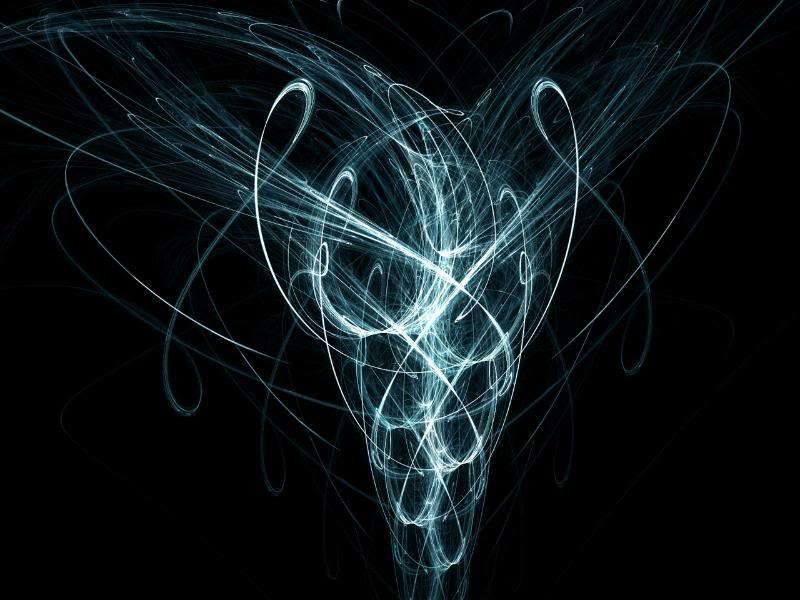
#> input picture ImageStuff/imagelib/aether.jpg, 800 x 600 px, given in place of charge.jpg, which was not available
$ python imagegen.py
#> lines starting #> are read from the running program, lines starting #| are printed output that depends on the picture; pictures that were not available may be replaced by others from this repository, and a replacement may not be noted
"""
This code starts creating the images for the cards.

Step 1. create edit an image based on a word.

idea: blend the images,
turn them into lists of tupples,
 loop through tuples replace them with 255,255,255 if origional image is that
 turn list of tuples back into an image.
make image into 16:9 ratio
9l/16 = x
 """
import random
import math
import colorsys
from PIL import Image


dict_special_children = {"frozen": "whole Image", "hellhound":"needs to be added onto top and right","titan":"needs to have black background replaced","black": "needs to have a stronger blend", "demon":"needs to be cropped from bottom and right", "siren": "needs to be cropped only from bottom"}
b = "both"
x = "x"
y = "y"

dict_paded = {"spell1":(1,x),"spell2":(1,x),"spell3":(1,x),"spell4":(1,x),"spell5":(1,x),"spell6":(1,x),"spell7":(1,x),"spell8":(1,x),"spell9":(1,x),
              "spell10":(1,x),"spell11":(1,x),"spell12":(1,x),"spell13":(1,x),
              "angel":(0,b), "bear":(0,b), "cat":(0,b),"giant":(0,x), "griffin":(0,b), "person": (0,x), "golem":(0,x),
              "shaman":(0,x),"prophet":(0,x),"succubis":(0,x), "basilisk":(0,x), "satyr":(0,x),"minotaur":(0,x), "fish": (0,y),
              "wolf":(0,x), "ooze":(0,x),"goblin":(0,x),"ape":(0,x),"roc":(0,x), "beast":(0,x),"colossus":(0,x),"dwarf":(0,x),"sphinx":(0,x),
              "ravager":(0,x),"rogue":(0,x),"knight":(0,x),"tiger":(0,x),"unicorn":(0,x),
              "king":(0,x),"gremlin":(0,x),"orc":(0,x),"fungus":(0,x),"god":(0,x),"leviathan":(0,x),
              "cleric":(0,x),"sprite":(0,x), "vagabond":(0,x), "reaper":(0,x),"eagle":(0,y),"sheild":(0,x), "fairy":(0,x),"elemental":(0,x)}

#1 = black
#0 = white
blend_back = ["griffin","shaman","prophet","basilisk","satyr", "minotaur",
              "fish", "ooze","protector","ape","beast","colossus","dwarf","sphinx",
              "ravager","rogue","king","god","cleric","sprite","vagabond","demon","acid","angel","giant",'spell1','spell2',"spell3","spell4","spell5","spell6","spell7","spell8","spell9","spell10","spell11","spell12","spell13"]

problem_children = []

blend_whole = ["frozen"]

noun_list= ["sofa","cat","mage","horror","bear","warrior", "soldier","shade",
            "angel","demon","elf","elemental","phoenix","hero","wizard",
            "dragon","fairy","hellkite","horse","leech","troll","giant","griffen",
            "person","golem","shaman","prophet", "siren",
            "succubis", "hydra","basilisk", "satyr", "minotaur", "fish","gargoyle", "wolf", "ooze", "protector",
            "goblin", "destroyer","ape","roc","beast","colossus", "titan","dwarf","sphinx",
            "ravager","hellhound", "rogue","knight","tiger","unicorn","eater","king","gremlin"
            ,"orc","fungus","god","leviathan","cleric","vagabond","reaper","eagle","sprite"
            ]

name_list = ["fire", "slash", "ice", "sword", "destruction",
             "absolute", "death", "black", "abyssal", "growth", "charm",
             "cloud", "rain", "flame", "flare", "horror",
             "aegis", "honor", "mystic", "barrier", "burst", "aether",
             "meltdown", "rift", "shockwave", "lightning", "thunder",
             "hell", "storm", "ancient", "agility", "warp",
             "nature", "damaged", "wrath", "sun",
             "shadow", "light", "dark", "destiny", "ruin", "soul",
             "broke", "frozen", "earth","smite","edge","shield", "acid", "charge","shock", "tide","renegade","aim",
             "vengeance", "sudden", "frozen", "absolute","acid","charge","destiny", "frozen",
             "honor", "mystic", "slash", "wrath"]

special_adj = [ "scornful", "vengeful", "colossal",  "minor", "major","virtuous",  "earth","forgotten","frozen","fungal","black","ancient","ice","fire","crafty","white","unholy","dark","deadly","wandering","red","flushed","brutal",]

overlay = ["unholy","deadly","wandering","virtuous","vengeful"]
#wadering has a watermark so be careful


name_blend_ratios_special= {"aegis": 0.25,"black":0.75}
special = ["siren","hellhound"]

# [81 lines left out: function fix_image, not called in this run]
spells = ['spell1','spell2',"spell3","spell4","spell5","spell6","spell7","spell8","spell9","spell11","spell12","spell13"]


def genimage_dudes(adj, adj2= 'NONE', noun= "sofa",adj_s = 'NONE'):
    """adj are the adjictives from noun_name in randGen
    adj_s are the adjictives in ajictive list"""
#> called with adj = 'charge', adj2 = 'aim', noun = 'warrior', adj_s = 'NONE'
    nounnam = noun
    if nounnam in spells:
        nounnam = 'spell'
    adj1nam = adj
    if adj == "NONE":
        adj = noun
    if noun == "NONE":
        noun = random.choice(noun_list)
        if adj== "NONE":
            adj = random.choice(name_list)
    blendy = (0.5,0.5)
    noun_name  ="ImageStuff/imagelib/"+ noun.lower() + ".jpg"
    adj_name ="ImageStuff/imagelib/"+adj.lower() + ".jpg"
    adj1_i =  Image.open(adj_name)
#> adj1_i is the input picture: PIL image 800x600 RGB; mean R, G, B 13.4, 21.8, 24.3
    noun_image = Image.open(noun_name)
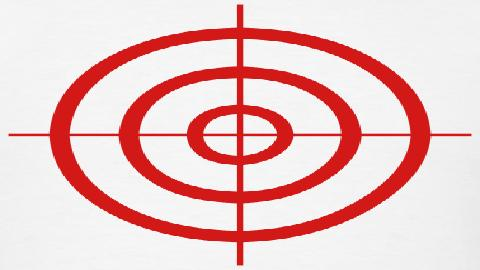
#> input picture ImageStuff/imagelib/aim.jpg, 480 x 270 px, given in place of warrior.jpg, which was not available
#> noun_image is the input picture: PIL image 480x270 RGB; mean R, G, B 235.9, 200.4, 200.2
    nam3 = ""
    if noun_image.size != (480,270):
        noun_image = fix_image(noun_name,noun)
    if adj1_i.size != (480,270):
        adj1_i = adj1_i.resize((480,270))
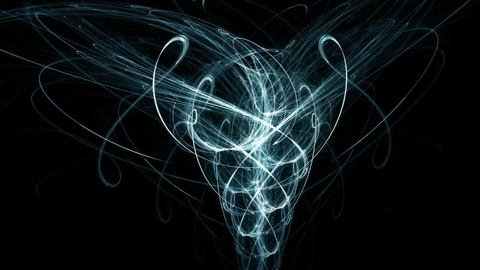
#> adj1_i: PIL image 480x270 RGB; mean R, G, B 13.5, 21.8, 24.3
        adj1_i.save(adj_name)
    if adj2 != 'NONE':
        adj2_name ="ImageStuff/imagelib/"+adj2 + ".jpg"
        adj2_i= Image.open(adj2_name)
        if adj2_i.size != (480,270):
            adj2_i = adj2_i.resize((480,270))
            adj2_i.save(adj2_name)
        effect_image =  Image.blend(adj1_i,adj2_i, blendy[0])
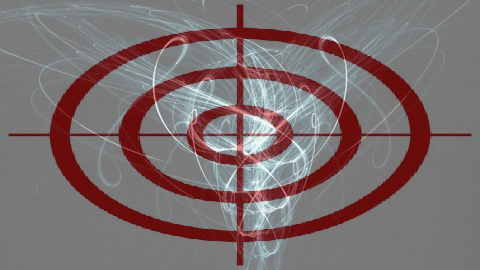
#> effect_image: PIL image 480x270 RGB; mean R, G, B 124.5, 110.9, 112
        nam2 = adj2
        blendy = (blendy[0],0.6)
    else:
        effect_image = adj1_i
        nam2 = ""
    if noun.lower() in blend_back or noun.lower() == "acid":
        blendy = (blendy[0],0.99)
    if noun.lower() in spells:
        blendy = (blendy[0], 0.5)
    noun_image = noun_image.convert('RGB')
    effect_image = effect_image.convert('RGB')
    final =Image.blend(noun_image,effect_image,blendy[1])
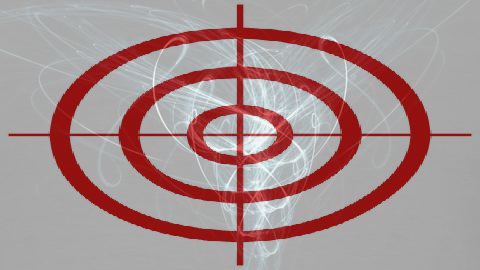
#> final: PIL image 480x270 RGB; mean R, G, B 168.6, 146.3, 146.9
    pix = final.load()
    size = (480,270)
    almost_white = 220
    almost_black = 30
    if noun.lower() == 'angel'or noun.lower()=='beast' or noun.lower() == "god" or noun.lower() == "prophet":
        almost_white = 230
    super_white = ["sofa", "cleric","sphinx"]
    if noun.lower() == "sofa" or noun.lower()=="cleric" or noun.lower == "sphinx":
        almost_white = 250
    if noun.lower() in blend_back:
        if nounnam == "spell":
            for i in range(size[0]):
                for j in range(size[1]):
                    origional = noun_image.getpixel((i,j))
                    average =  (origional[0]+origional[1]+ origional[2])/3
                    if average > almost_white:
                        pix[i,j]= (origional)
        else:
            for i in range(size[0]):
                for j in range(size[1]):
                    origional = noun_image.getpixel((i,j))
                    average =  (origional[0]+origional[1]+ origional[2])/3
                    if average < almost_white:
                        pix[i,j]= (origional)
    elif noun.lower() == "titan" :
        for i in range(size[0]):
            for j in range(size[1]):
                origional = noun_image.getpixel((i,j))
                if origional == (0,0,0):
                    pix[i,j]= (0,0,0)
    elif  noun.lower() not in blend_back and not noun.lower()=="titan":
        for i in range(size[0]):
            for j in range(size[1]):
                origional = noun_image.getpixel((i,j))
                average =  (origional[0]+origional[1]+ origional[2])/3
                if average > almost_white:
                    pix[i,j]= (255,255,255)
    if adj_s != 'NONE':
        nam3 = adj_s
        if adj_s in overlay:
            nam3 = adj_s
            if nam3 == "ancient":
                adj_s = "ancient2"
            adj_s_i = Image.open("ImageStuff/imagelib/"+adj_s+".jpg")
            if adj_s_i.size != (480,270):
                adj_s_i = adj_s_i.resize((480,270))
                adj_s_i.save("ImageStuff/imagelib/"+adj_s+".jpg")
            if nam3 in overlay:
                prefinal = Image.blend(final,adj_s_i,0.99)
                pix2 = prefinal.load()
                for i in range(size[0]):
                    for j in range(size[1]):
                        origional = final.getpixel((i,j))
                        overlay2 = adj_s_i.getpixel((i,j))
                        average = (overlay2[0]+overlay2[1]+overlay2[2])/3
                        if average > almost_white :
                            pix2[i,j]= origional
                final = prefinal
        else:
            if adj_s == "ancient":
                adj_s = "ancient2"
            adj_s_i = Image.open("ImageStuff/imagelib/"+adj_s+".jpg")
            adj_s_i= adj_s_i.resize((480,270))
            final = Image.blend(final,adj_s_i,0.4)
    final.convert("RGBA")
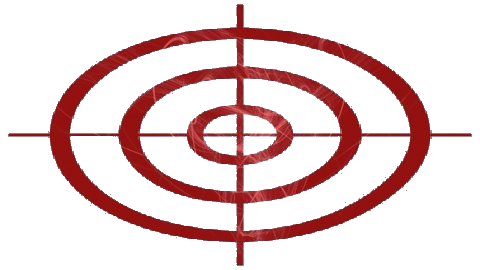
#> final: PIL image 480x270 RGB; mean R, G, B 233.1, 209.7, 209.9
    final.save("ImageStuff/finimages/"+nounnam+adj1nam+nam2+nam3+".jpg")
    return final
    #final.save("")


# [5 lines left out: function genimage_does, not called in this run]


if __name__ == '__main__':
    for n in range(50):
#> (the run stopped early here; a loop or call above may not have finished)
